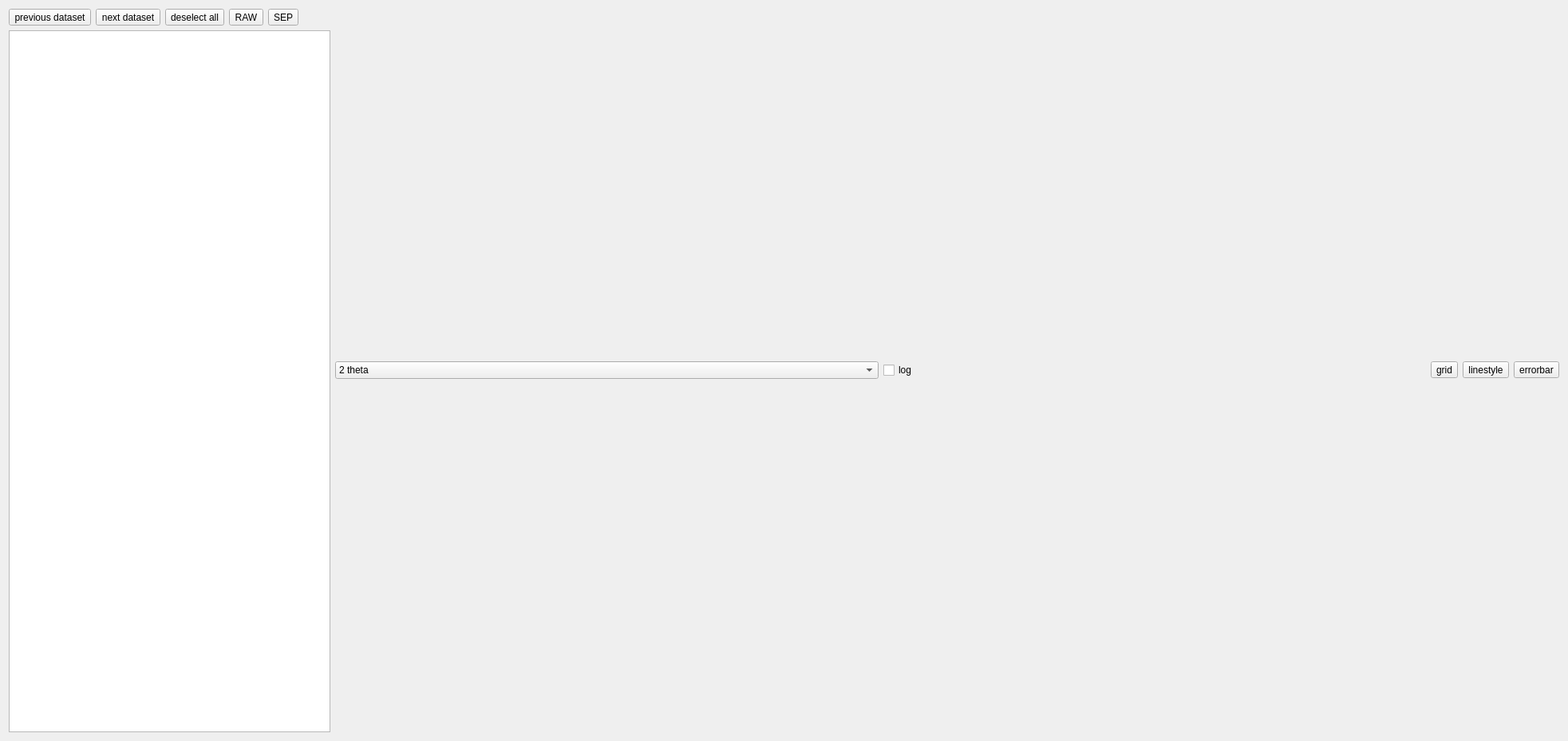
<?xml version="1.0" encoding="UTF-8"?>
<ui version="4.0">
 <class>tof_powder_plot</class>
 <widget class="QWidget" name="tof_powder_plot">
  <property name="geometry">
   <rect>
    <x>0</x>
    <y>0</y>
    <width>1965</width>
    <height>929</height>
   </rect>
  </property>
  <property name="windowTitle">
   <string>Form</string>
  </property>
  <layout class="QHBoxLayout" name="horizontalLayout" stretch="0,1">
   <item>
    <layout class="QVBoxLayout" name="options_layout">
     <property name="sizeConstraint">
      <enum>QLayout::SetMinimumSize</enum>
     </property>
     <item>
      <layout class="QHBoxLayout" name="horizontalLayout_2">
       <property name="sizeConstraint">
        <enum>QLayout::SetMinimumSize</enum>
       </property>
       <item>
        <widget class="QToolButton" name="tB_up">
         <property name="toolTip">
          <string/>
         </property>
         <property name="text">
          <string>previous dataset</string>
         </property>
        </widget>
       </item>
       <item>
        <widget class="QToolButton" name="tB_down">
         <property name="text">
          <string>next dataset</string>
         </property>
        </widget>
       </item>
       <item>
        <widget class="QToolButton" name="tB_deselect">
         <property name="text">
          <string>deselect all</string>
         </property>
        </widget>
       </item>
       <item>
        <widget class="QToolButton" name="tB_raw">
         <property name="text">
          <string>RAW</string>
         </property>
        </widget>
       </item>
       <item>
        <widget class="QToolButton" name="tB_separated">
         <property name="text">
          <string>SEP</string>
         </property>
        </widget>
       </item>
       <item>
        <spacer name="horizontalSpacer">
         <property name="orientation">
          <enum>Qt::Horizontal</enum>
         </property>
         <property name="sizeType">
          <enum>QSizePolicy::Expanding</enum>
         </property>
         <property name="sizeHint" stdset="0">
          <size>
           <width>40</width>
           <height>20</height>
          </size>
         </property>
        </spacer>
       </item>
      </layout>
     </item>
     <item>
      <widget class="QListView" name="lV_datalist">
       <property name="sizePolicy">
        <sizepolicy hsizetype="Minimum" vsizetype="Minimum">
         <horstretch>0</horstretch>
         <verstretch>0</verstretch>
        </sizepolicy>
       </property>
      </widget>
     </item>
    </layout>
   </item>
   <item>
    <layout class="QVBoxLayout" name="plot_layout">
     <property name="sizeConstraint">
      <enum>QLayout::SetMaximumSize</enum>
     </property>
     <item>
      <layout class="QHBoxLayout" name="plot_head_layout">
       <property name="sizeConstraint">
        <enum>QLayout::SetMaximumSize</enum>
       </property>
       <item>
        <widget class="QComboBox" name="combB_xaxis_scale">
         <item>
          <property name="text">
           <string>2 theta</string>
          </property>
         </item>
         <item>
          <property name="text">
           <string>q</string>
          </property>
         </item>
         <item>
          <property name="text">
           <string>d</string>
          </property>
         </item>
        </widget>
       </item>
       <item>
        <widget class="QCheckBox" name="cB_log_scale">
         <property name="text">
          <string>log</string>
         </property>
        </widget>
       </item>
       <item>
        <widget class="QToolButton" name="tB_grid">
         <property name="text">
          <string>grid</string>
         </property>
        </widget>
       </item>
       <item>
        <widget class="QToolButton" name="tB_linestyle">
         <property name="text">
          <string>linestyle</string>
         </property>
        </widget>
       </item>
       <item>
        <widget class="QToolButton" name="tB_errorbar">
         <property name="text">
          <string>errorbar</string>
         </property>
        </widget>
       </item>
      </layout>
     </item>
    </layout>
   </item>
  </layout>
 </widget>
 <resources/>
 <connections/>
</ui>
